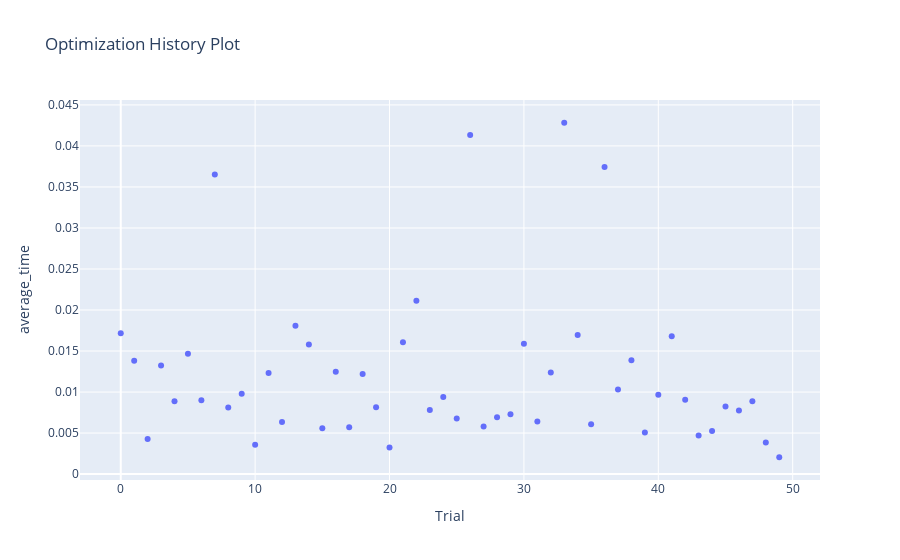

Write notebook code for a chart like this one.
### Code cell
plot_optimization_history(hypercube_study, target = lambda t: t.values[1], target_name = 'average_time')

### Figure 1 — Plotly figure (JSON) as saved in the notebook; plotly's stock layout.template omitted (floating-point values rounded to 4 significant figures)
{"data": [{"mode": "markers", "name": "average_time", "type": "scatter", "x": [0, 1, 2, 3, 4, 5, 6, 7, 8, 9, 10, 11, 12, 13, 14, 15, 16, 17, 18, 19, 20, 21, 22, 23, 24, 25, 26, 27, 28, 29, 30, 31, 32, 33, 34, 35, 36, 37, 38, 39, 40, 41, 42, 43, 44, 45, 46, 47, 48, 49], "y": [0.01716, 0.01383, 0.004269, 0.01322, 0.008877, 0.01467, 0.008987, 0.0365, 0.00812, 0.009793, 0.003587, 0.01232, 0.006362, 0.01808, 0.01579, 0.005573, 0.01246, 0.005707, 0.01219, 0.008136, 0.003234, 0.01608, 0.02114, 0.00781, 0.009401, 0.006781, 0.04133, 0.005807, 0.006942, 0.007301, 0.01589, 0.006413, 0.0124, 0.04283, 0.01695, 0.006091, 0.03743, 0.0103, 0.01387, 0.005055, 0.009671, 0.01681, 0.009067, 0.004707, 0.00524, 0.00823, 0.007762, 0.008881, 0.003853, 0.002053]}, {"marker": {"color": "#cccccc"}, "mode": "markers", "name": "Infeasible Trial", "showlegend": false, "type": "scatter", "x": [], "y": []}], "layout": {"title": {"text": "Optimization History Plot"}, "xaxis": {"title": {"text": "Trial"}}, "yaxis": {"title": {"text": "average_time"}}}}
